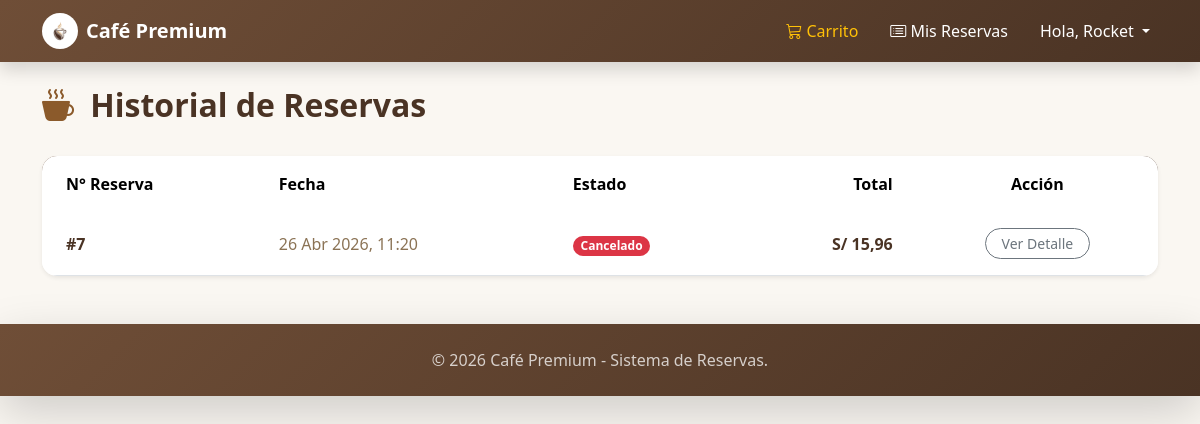
Screenshot of /account/history/ (signed in) with the database file from the repository.
### orders/models.py (models this page shows, shortened)
class Order(models.Model):
    STATUS_CHOICES = (
        ('Pendiente', 'Pendiente'),
        ('Listo', 'Listo para recoger'),
        ('Entregado', 'Entregado'),
        ('Cancelado', 'Cancelado'),
    )
    first_name = models.CharField(max_length=100)
    last_name = models.CharField(max_length=100)
    email = models.EmailField()
    phone = models.CharField(max_length=20, blank=True)
    reference_address = models.CharField(max_length=250, blank=True)
    created = models.DateTimeField(auto_now_add=True)
    status = models.CharField(max_length=20, choices=STATUS_CHOICES, default='Pendiente')
    user = models.ForeignKey(settings.AUTH_USER_MODEL, on_delete=models.SET_NULL, null=True, blank=True)
    class Meta:
        ordering = ['-created']
        indexes = [
            models.Index(fields=['-created'])
        ]
    def get_total_cost(self):
        return sum(item.get_cost() for item in self.items.all())

class OrderItem(models.Model):
    order = models.ForeignKey(Order, related_name='items', on_delete=models.CASCADE)
    product = models.ForeignKey(Product, related_name='order_items', on_delete=models.CASCADE)
    price = models.DecimalField(max_digits=5,
                                decimal_places=2)
    quantity = models.PositiveIntegerField(default=1)
    def get_cost(self):
        return self.price * self.quantity

### usuario/views.py (the view)
# urls.py: path('history/', views.order_history, name='history'),
@login_required
def order_history(request):
    orders = request.user.order_set.all().order_by('-created')
    return render(request, 'account/history.html', {'section':'history', 'orders': orders})

### usuario/templates/account/history.html (shortened to what this page needs)
{% extends "base.html" %}
{% block content %}
<div class="row mt-4 mb-5">
    <div class="col-12">
        <div class="d-flex justify-content-between align-items-center mb-4">
            <h2 class="fw-bold" style="color: var(--coffee-dark);"><i class="bi bi-cup-hot-fill me-2" style="color: var(--caramel);"></i> Historial de Reservas</h2>
        </div>
        <div class="card border-0 shadow-sm" style="border-radius: 15px; overflow: hidden;">
            <div class="table-responsive">
                <table class="table table-hover mb-0 align-middle">
                    <thead style="background: linear-gradient(135deg, var(--coffee-light) 0%, var(--coffee-dark) 100%); color: white;">
                        <tr>
                            <th class="py-3 px-4 border-0">N° Reserva</th>
                            <th class="py-3 px-4 border-0">Fecha</th>
                            <th class="py-3 px-4 border-0">Estado</th>
                            <th class="py-3 px-4 border-0 text-end">Total</th>
                            <th class="py-3 px-4 border-0 text-center">Acción</th>
                        </tr>
                    </thead>
                    <tbody>
                        {% for order in orders %}
                        <tr style="transition: background-color 0.2s;">
                            <td class="px-4 py-3 fw-bold" style="color: var(--coffee-dark);">#{{ order.id }}</td>
                            <td class="px-4 py-3" style="color: var(--text-muted);">{{ order.created|date:"d M Y, H:i" }}</td>
                            <td class="px-4 py-3">
                                {% if order.status == 'pendiente' %}
                                    <span class="badge rounded-pill" style="background-color: var(--caramel);">Pendiente</span>
                                {% elif order.status == 'listo' %}
                                    <span class="badge rounded-pill bg-success">Listo para recoger</span>
                                {% elif order.status == 'entregado' %}
                                    <span class="badge rounded-pill bg-info text-dark">Entregado</span>
                                {% else %}
                                    <span class="badge rounded-pill bg-danger">Cancelado</span>
                                {% endif %}
                            </td>
                            <td class="px-4 py-3 text-end fw-bold" style="color: var(--coffee-dark);">S/ {{ order.get_total_cost|floatformat:2 }}</td>
                            <td class="px-4 py-3 text-center">
                                <a href="{% url 'orders:order_detail' order.id %}" class="btn btn-sm btn-outline-secondary rounded-pill px-3">Ver Detalle</a>
                            </td>
                        </tr>
                        {% endfor %}
                    </tbody>
                </table>
            </div>
        </div>
    </div>
</div>
{% endblock %}

### templates/base.html (shortened to what this page needs)
{% load static %}
<!DOCTYPE html>
<html lang="es">
<head>
    <link href="https://cdn.jsdelivr.net/npm/bootstrap@5.3.3/dist/css/bootstrap.min.css" rel="stylesheet">
    <link rel="stylesheet" href="https://cdn.jsdelivr.net/npm/bootstrap-icons@1.11.3/font/bootstrap-icons.min.css">
</head>
<body>
    <nav class="navbar navbar-expand-lg navbar-dark navbar-custom sticky-top shadow">
        <div class="container">
            <a class="navbar-brand fw-bold d-flex align-items-center" href="{% url 'tienda:product_list' %}">
                <img src="/media/logo.png" alt="Logo" width="36" height="36" class="me-2 rounded-circle bg-white p-1">
                Café Premium
            </a>
            <div class="collapse navbar-collapse" id="navbarNav">
                <ul class="navbar-nav ms-auto align-items-center">
                    <li class="nav-item me-3">
                        <a class="nav-link text-warning" href="{% url 'cart:cart_detail' %}">
                            <i class="bi bi-cart3"></i> Carrito
                        </a>
                    </li>
                    {% if request.user.is_authenticated %}
                    <li class="nav-item me-3">
                        <a class="nav-link text-white" href="{% url 'history' %}">
                            <i class="bi bi-card-list"></i> Mis Reservas
                        </a>
                    </li>
                    <li class="nav-item dropdown">
                        <a class="nav-link dropdown-toggle text-white" href="#" id="navbarDropdown" role="button" data-bs-toggle="dropdown" aria-expanded="false">
                            Hola, {{ request.user.first_name|default:request.user.username }}
                        </a>
                    </li>
                    {% endif %}
                </ul>
            </div>
        </div>
    </nav>
    <div class="container mt-4 mb-5">
        {% block content %}
        {% endblock %}
    </div>
    <footer class="navbar-custom text-white text-center py-4 mt-auto shadow-lg">
        <div class="container">
            <p class="mb-0 opacity-75">&copy; {% now "Y" %} Café Premium - Sistema de Reservas.</p>
        </div>
    </footer>
</body>
</html>

### templates/base.html (style rules this page uses)
:root { --coffee-dark: #4a3324; --coffee-light: #6f4e37; --caramel: #8b5a2b; --cream-bg: #faf7f2; --cream-card: #ffffff; --border-color: #d9caba; --text-dark: #3e2723; --text-muted: #8b7355; }
body { background-color: var(--cream-bg) !important; color: var(--text-dark); font-family: 'Segoe UI', system-ui, -apple-system, sans-serif; }
.card { border-radius: 12px; border: 1px solid var(--border-color); background-color: var(--cream-card); box-shadow: 0 8px 24px rgba(111, 78, 55, 0.08); transition: transform 0.2s, box-shadow 0.2s; }
.navbar-custom { background: linear-gradient(135deg, var(--coffee-light) 0%, var(--coffee-dark) 100%); }

### rows the page displays
Order: id "7", created "26 Abr 2026, 11:20", status "Cancelado", get_total_cost "15,96"

### other values shown
{{ request.user.first_name|default:request.user.username }} "Rocket"
